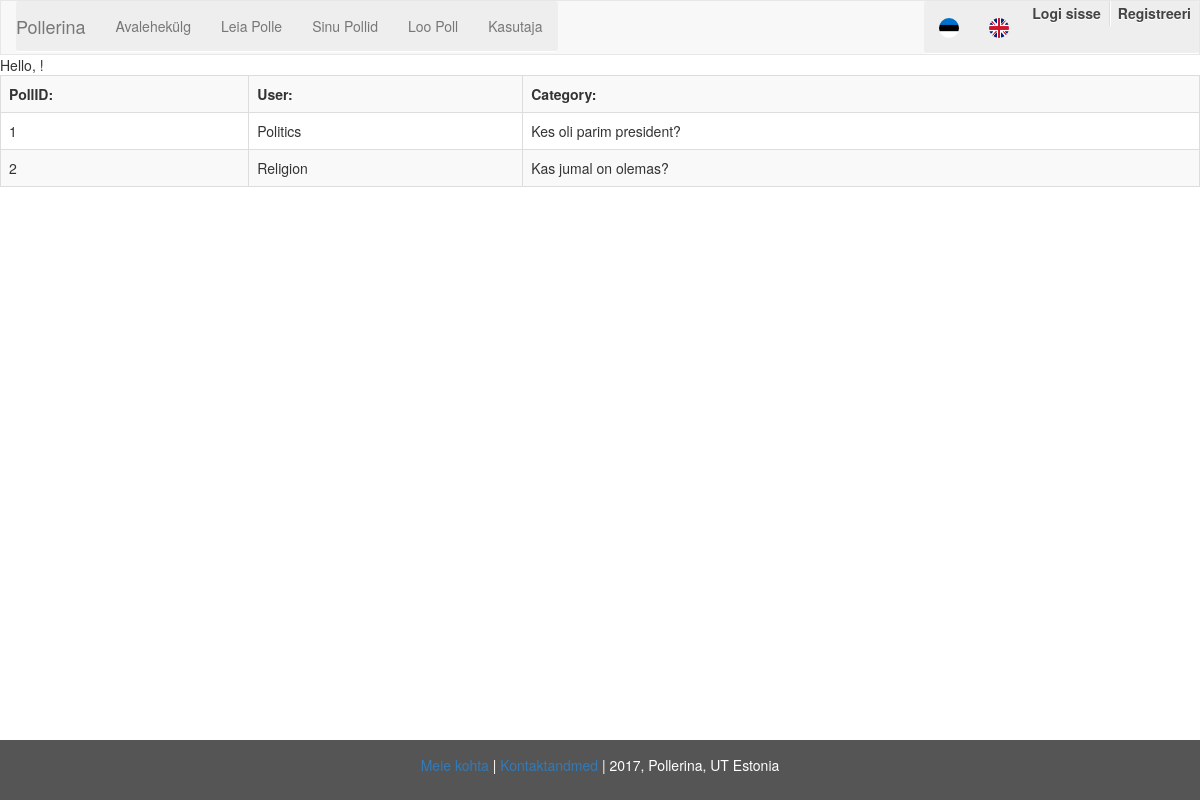
/index.php/welcome/yourPolls, run on the app's committed database.
### tables this page shows
CREATE TABLE IF NOT EXISTS `Questiontest` (
  `QuestionID` int(11) NOT NULL AUTO_INCREMENT,
  `PollID` int(11) NOT NULL,
  `Language` varchar(3) NOT NULL,
  `Option1` varchar(160) NOT NULL,
  `Option2` varchar(160) NOT NULL,
  `Option3` varchar(160) NOT NULL,
  `Option4` varchar(160) NOT NULL,
  `Option5` varchar(160) NOT NULL,
  `Question` varchar(255) NOT NULL,
  PRIMARY KEY (`QuestionID`),
  KEY `PollID` (`PollID`)
);

CREATE TABLE IF NOT EXISTS `Polltest` (
  `PollID` int(11) NOT NULL AUTO_INCREMENT,
  `RegDate` date NOT NULL,
  `UserID` int(11) NOT NULL,
  `Type` tinyint(1) NOT NULL,
  `Category` varchar(20) NOT NULL,
  `Privacy` int(11) NOT NULL,
  `Language` varchar(3) NOT NULL,
  `OpenStatus` tinyint(1) NOT NULL,
  PRIMARY KEY (`PollID`),
  KEY `UserID` (`UserID`)
);

### application/controllers/Welcome.php (called while the page is built, shortened)
<?php
class Welcome extends CI_Controller {
	public function yourPolls()
	{
		$title['title'] = 'Your Polls';
		$this->load->view('header', $title);
		$this->load->view('yourPolls');
		$this->load->view('footer');
	}
}

### index.php (called while the page is built, shortened)
<?php
require_once BASEPATH.'core/CodeIgniter.php';

### application/views/yourPolls.php (the view, shortened to what this page needs)
<div id="yourPollsTable">
	<?php
		include 'dbConnect.php';
		$sql = "SELECT p.pollid, p.category, q.question FROM Polltest AS p INNER JOIN Questiontest AS q WHERE p.pollid=q.pollid AND q.language='Est'";
		$result = $conn->query($sql);
		echo '<table class="table table-striped table-bordered table-hover">';
		echo "<tr><th>PollID:</th><th>User:</th><th>Category:</th></tr>";
		if ($result->num_rows > 0) {
			while($row = $result->fetch_assoc()) {
				echo "<tr><td>";
				echo $row['pollid'];
				echo "</td><td>";
				echo $row['category'];
				echo "</td><td>";
				echo $row['question'];
				echo "</td></tr>";
			}
		} else {
			echo "0 results";
		}
		echo '</table>';
		?>
</div>

### application/views/header.php (shortened to what this page needs)
<!DOCTYPE html>
<html lang="en" xmlns="http://www.w3.org/1999/xhtml">
<head>
	<link rel="stylesheet" href="<?php echo base_url(); ?>css/bootstrap.css"  type="text/css" />
	<link rel="stylesheet" href="<?php echo base_url(); ?>css/footer.css"  type="text/css" />
	<link rel="stylesheet" href="<?php echo base_url(); ?>css/style.css" type="text/css" />
	<link rel="stylesheet" href="<?php echo base_url(); ?>css/login.css" type="text/css" />
	<link rel="stylesheet" href="<?php echo base_url(); ?>css/headerImg.css" type="text/css" />
	</head>
<body>
	<nav class="navbar navbar-default">
	    <div class="container-fluid">
			<ul class="nav navbar-nav">
				<li><a href="" class="navbar-brand">Pollerina</a></li>
				<li class="all"><a href="<?php echo base_url(); ?>index.php/welcome/"><?php echo lang("menu_mainpage"); ?></a></li>
				<li class="all"><a href="<?php echo base_url(); ?>index.php/welcome/findPolls"><?php echo lang("menu_mainFP"); ?></a></li>
				<li class="all"><a href="<?php echo base_url(); ?>index.php/welcome/yourPolls"><?php echo lang("menu_mainYP"); ?></a></li>
				<li class="all"><a href="<?php echo base_url(); ?>index.php/welcome/createPolls"><?php echo lang("menu_mainCP"); ?></a></li>
				<li class="all"><a href="<?php echo base_url(); ?>index.php/welcome/account"><?php echo lang("Account"); ?></a></li>
			</ul>
			<ul class="nav navbar-nav navbar-right">
				<li><a href="<?php echo base_url(); ?>index.php/welcome/vahetaKeelt/estonian"><img class="img" alt="estonian flag" src="<?php echo base_url(); ?>images/est.png"/></a></li>
				<li><a href="<?php echo base_url(); ?>index.php/welcome/vahetaKeelt/english"><img class="img" alt="union jack" src="<?php echo base_url(); ?>images/gb.png"/></a></li>
				<li id="login">
					<a id="login-trigger" href="#">
						<?php echo lang("Login"); ?>
					</a>
				</li>
				<li id="signup">
					<a href="<?php echo base_url(); ?>index.php/welcome/signUp"><?php echo lang("SignUp"); ?></a>
				</li>
			</ul>
	    </div>
	</nav>
	<?php
		if ( $_SESSION["firstname"] !== "") {
			echo "Hello, " . $_SESSION["firstname"] . "!";
		}
	?>

### application/views/footer.php
<footer class="bs-docs-footer">
	<div class="container-fluid">
	    <p class="text-center">
		<a href="<?php echo base_url(); ?>index.php/welcome/about"><?php echo lang("About"); ?></a>
		 | <a href="<?php echo base_url(); ?>index.php/welcome/contactUs"><?php echo lang("Contact"); ?></a>
		 | 2017, Pollerina, UT Estonia
		</p>
	</div>
</footer>
</body>
</html>

### css/footer.css (style rules this page uses)
footer { background-color: #555; color: white; padding: 15px; position: fixed; bottom: 0; width: 100%; text-align: center }

### css/style.css (style rules this page uses)
.navbar { margin-bottom: 0; border-radius: 0; }

### css/login.css (style rules this page uses)
nav ul { margin: 0; padding: 0; list-style: none; position: relative; float: right; background: #eee; border-bottom: 1px solid #fff; border-radius: 3px; }
nav li { float: left; }
nav #login { border-right: 1px solid #ddd; box-shadow: 1px 0 0 #fff; }
nav #login-trigger, nav #signup a { display: inline-block; display: inline; height: 25px; line-height: 25px; font-weight: bold; padding: 8px; text-decoration: none; color: #444; text-shadow: 0 1px 0 #fff; }
nav #signup a { border-radius: 0 3px 3px 0; }
nav #login-trigger { border-radius: 3px 0 0 3px; }

### css/headerImg.css (style rules this page uses)
img { border-radius: 80px; height: 20px; width: 20px; }

### data on the page
questiontest: PollID.PollID "1", PollID.Category "Politics", Question "Kes oli parim president?"
questiontest: PollID.PollID "2", PollID.Category "Religion", Question "Kas jumal on olemas?"

### other printed values
lang("menu_mainpage") "Avalehekülg"
lang("menu_mainFP") "Leia Polle"
lang("menu_mainYP") "Sinu Pollid"
lang("menu_mainCP") "Loo Poll"
lang("Account") "Kasutaja"
lang("Login") "Logi sisse"
lang("SignUp") "Registreeri"
lang("About") "Meie kohta"
lang("Contact") "Kontaktandmed"
